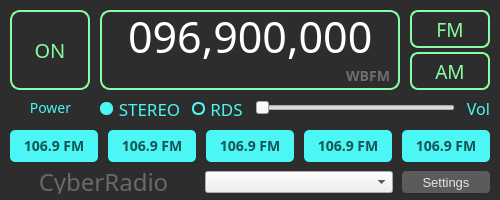
<?xml version="1.0" encoding="UTF-8"?>
<ui version="4.0">
 <class>MainWindow</class>
 <widget class="QMainWindow" name="MainWindow">
  <property name="enabled">
   <bool>true</bool>
  </property>
  <property name="geometry">
   <rect>
    <x>0</x>
    <y>0</y>
    <width>500</width>
    <height>200</height>
   </rect>
  </property>
  <property name="sizePolicy">
   <sizepolicy hsizetype="Preferred" vsizetype="Preferred">
    <horstretch>0</horstretch>
    <verstretch>0</verstretch>
   </sizepolicy>
  </property>
  <property name="minimumSize">
   <size>
    <width>500</width>
    <height>200</height>
   </size>
  </property>
  <property name="maximumSize">
   <size>
    <width>500</width>
    <height>200</height>
   </size>
  </property>
  <property name="focusPolicy">
   <enum>Qt::WheelFocus</enum>
  </property>
  <property name="contextMenuPolicy">
   <enum>Qt::DefaultContextMenu</enum>
  </property>
  <property name="windowTitle">
   <string>MainWindow</string>
  </property>
  <property name="autoFillBackground">
   <bool>false</bool>
  </property>
  <property name="styleSheet">
   <string notr="true"/>
  </property>
  <property name="toolButtonStyle">
   <enum>Qt::ToolButtonIconOnly</enum>
  </property>
  <property name="documentMode">
   <bool>false</bool>
  </property>
  <widget class="QWidget" name="centralwidget">
   <widget class="QPushButton" name="modAmBtn">
    <property name="geometry">
     <rect>
      <x>410</x>
      <y>52</y>
      <width>80</width>
      <height>38</height>
     </rect>
    </property>
    <property name="font">
     <font>
      <family>Roboto Mono</family>
      <pointsize>-1</pointsize>
      <weight>50</weight>
      <bold>false</bold>
     </font>
    </property>
    <property name="cursor">
     <cursorShape>PointingHandCursor</cursorShape>
    </property>
    <property name="styleSheet">
     <string notr="true">background-color: transparent; border: 2px solid #87fea3; color: #87fea3; border-radius: 8px; font-size: 19px;</string>
    </property>
    <property name="text">
     <string>AM</string>
    </property>
   </widget>
   <widget class="QPushButton" name="modFmBtn">
    <property name="geometry">
     <rect>
      <x>410</x>
      <y>10</y>
      <width>80</width>
      <height>38</height>
     </rect>
    </property>
    <property name="font">
     <font>
      <family>Roboto Mono</family>
      <pointsize>-1</pointsize>
      <weight>50</weight>
      <bold>false</bold>
     </font>
    </property>
    <property name="cursor">
     <cursorShape>PointingHandCursor</cursorShape>
    </property>
    <property name="styleSheet">
     <string notr="true">background-color: transparent; border: 2px solid #87fea3; color: #87fea3; border-radius: 8px; font-size: 19px;</string>
    </property>
    <property name="text">
     <string>FM</string>
    </property>
   </widget>
   <widget class="QPushButton" name="powerBtn">
    <property name="geometry">
     <rect>
      <x>10</x>
      <y>10</y>
      <width>80</width>
      <height>80</height>
     </rect>
    </property>
    <property name="font">
     <font>
      <family>Roboto Mono</family>
      <pointsize>-1</pointsize>
      <weight>50</weight>
      <bold>false</bold>
     </font>
    </property>
    <property name="cursor">
     <cursorShape>PointingHandCursor</cursorShape>
    </property>
    <property name="styleSheet">
     <string notr="true">background-color: transparent; border-radius: 10px; border: 2px solid #87fea3; color: #87fea3;  font-size: 20px;</string>
    </property>
    <property name="text">
     <string>ON</string>
    </property>
   </widget>
   <widget class="QFrame" name="frame">
    <property name="geometry">
     <rect>
      <x>100</x>
      <y>10</y>
      <width>300</width>
      <height>80</height>
     </rect>
    </property>
    <property name="contextMenuPolicy">
     <enum>Qt::NoContextMenu</enum>
    </property>
    <property name="styleSheet">
     <string notr="true">border: 2px solid #87fea3; border-radius: 10px;</string>
    </property>
    <property name="frameShape">
     <enum>QFrame::StyledPanel</enum>
    </property>
    <property name="frameShadow">
     <enum>QFrame::Raised</enum>
    </property>
    <widget class="QLineEdit" name="freqLine">
     <property name="geometry">
      <rect>
       <x>0</x>
       <y>0</y>
       <width>301</width>
       <height>51</height>
      </rect>
     </property>
     <property name="font">
      <font>
       <family>Roboto Mono</family>
       <pointsize>-1</pointsize>
      </font>
     </property>
     <property name="mouseTracking">
      <bool>true</bool>
     </property>
     <property name="focusPolicy">
      <enum>Qt::ClickFocus</enum>
     </property>
     <property name="contextMenuPolicy">
      <enum>Qt::NoContextMenu</enum>
     </property>
     <property name="layoutDirection">
      <enum>Qt::RightToLeft</enum>
     </property>
     <property name="styleSheet">
      <string notr="true">border: none; color: white; font-size: 43px; background-color: transparent; </string>
     </property>
     <property name="inputMask">
      <string>099,999,999;_</string>
     </property>
     <property name="text">
      <string>096,900,000</string>
     </property>
     <property name="cursorPosition">
      <number>11</number>
     </property>
     <property name="alignment">
      <set>Qt::AlignCenter</set>
     </property>
     <property name="placeholderText">
      <string notr="true"/>
     </property>
     <property name="cursorMoveStyle">
      <enum>Qt::LogicalMoveStyle</enum>
     </property>
     <property name="clearButtonEnabled">
      <bool>false</bool>
     </property>
    </widget>
    <widget class="QLabel" name="rds_large">
     <property name="geometry">
      <rect>
       <x>10</x>
       <y>55</y>
       <width>191</width>
       <height>21</height>
      </rect>
     </property>
     <property name="font">
      <font>
       <family>Comfortaa</family>
       <pointsize>-1</pointsize>
      </font>
     </property>
     <property name="styleSheet">
      <string notr="true">border: none; color: #6E6E6E;  font-size: 12px;</string>
     </property>
     <property name="text">
      <string/>
     </property>
    </widget>
    <widget class="QLabel" name="rds_small">
     <property name="geometry">
      <rect>
       <x>219</x>
       <y>55</y>
       <width>71</width>
       <height>21</height>
      </rect>
     </property>
     <property name="font">
      <font>
       <family>Comfortaa</family>
       <pointsize>-1</pointsize>
       <weight>75</weight>
       <bold>true</bold>
      </font>
     </property>
     <property name="styleSheet">
      <string notr="true">border: none; color: #6E6E6E;  font-size: 14px;</string>
     </property>
     <property name="text">
      <string>WBFM</string>
     </property>
     <property name="alignment">
      <set>Qt::AlignRight|Qt::AlignTrailing|Qt::AlignVCenter</set>
     </property>
    </widget>
   </widget>
   <widget class="QLabel" name="label">
    <property name="geometry">
     <rect>
      <x>10</x>
      <y>98</y>
      <width>81</width>
      <height>20</height>
     </rect>
    </property>
    <property name="font">
     <font>
      <family>Roboto Mono</family>
      <pointsize>-1</pointsize>
     </font>
    </property>
    <property name="styleSheet">
     <string notr="true">color: #4bf6f4;  font-size: 14px;</string>
    </property>
    <property name="text">
     <string>Power</string>
    </property>
    <property name="alignment">
     <set>Qt::AlignCenter</set>
    </property>
   </widget>
   <widget class="QLabel" name="label_2">
    <property name="geometry">
     <rect>
      <x>460</x>
      <y>98</y>
      <width>30</width>
      <height>20</height>
     </rect>
    </property>
    <property name="font">
     <font>
      <family>Roboto Mono</family>
      <pointsize>-1</pointsize>
     </font>
    </property>
    <property name="styleSheet">
     <string notr="true">color: #4bf6f4;  font-size: 16px;</string>
    </property>
    <property name="text">
     <string>Vol</string>
    </property>
    <property name="alignment">
     <set>Qt::AlignRight|Qt::AlignTrailing|Qt::AlignVCenter</set>
    </property>
   </widget>
   <widget class="QPushButton" name="memA">
    <property name="geometry">
     <rect>
      <x>10</x>
      <y>130</y>
      <width>88</width>
      <height>32</height>
     </rect>
    </property>
    <property name="font">
     <font>
      <family>Comfortaa</family>
      <pointsize>-1</pointsize>
      <weight>75</weight>
      <italic>false</italic>
      <bold>true</bold>
      <underline>false</underline>
      <strikeout>false</strikeout>
      <stylestrategy>PreferDefault</stylestrategy>
     </font>
    </property>
    <property name="cursor">
     <cursorShape>PointingHandCursor</cursorShape>
    </property>
    <property name="styleSheet">
     <string notr="true">background-color: #4bf6f4; border-radius: 5px; color: #165352;  font-size: 14px;</string>
    </property>
    <property name="text">
     <string>106.9 FM</string>
    </property>
   </widget>
   <widget class="QPushButton" name="rdsBtn">
    <property name="geometry">
     <rect>
      <x>201</x>
      <y>98</y>
      <width>51</width>
      <height>21</height>
     </rect>
    </property>
    <property name="font">
     <font>
      <family>Roboto Mono</family>
      <pointsize>-1</pointsize>
      <weight>50</weight>
      <italic>false</italic>
      <bold>false</bold>
      <underline>false</underline>
      <strikeout>false</strikeout>
      <stylestrategy>PreferDefault</stylestrategy>
     </font>
    </property>
    <property name="cursor">
     <cursorShape>PointingHandCursor</cursorShape>
    </property>
    <property name="styleSheet">
     <string notr="true">background-color: transparent; border: none;  color: #4bf6f4;  font-size: 17px;</string>
    </property>
    <property name="text">
     <string>RDS</string>
    </property>
   </widget>
   <widget class="QPushButton" name="chBtn">
    <property name="geometry">
     <rect>
      <x>114</x>
      <y>98</y>
      <width>71</width>
      <height>21</height>
     </rect>
    </property>
    <property name="font">
     <font>
      <family>Roboto Mono</family>
      <pointsize>-1</pointsize>
      <weight>50</weight>
      <italic>false</italic>
      <bold>false</bold>
      <underline>false</underline>
      <strikeout>false</strikeout>
      <stylestrategy>PreferDefault</stylestrategy>
     </font>
    </property>
    <property name="cursor">
     <cursorShape>PointingHandCursor</cursorShape>
    </property>
    <property name="styleSheet">
     <string notr="true">background-color: transparent;  border: none; color: #4bf6f4;  font-size: 17px;</string>
    </property>
    <property name="text">
     <string>STEREO</string>
    </property>
   </widget>
   <widget class="QFrame" name="frame_3">
    <property name="geometry">
     <rect>
      <x>100</x>
      <y>102</y>
      <width>13</width>
      <height>13</height>
     </rect>
    </property>
    <property name="styleSheet">
     <string notr="true">background-color: #4bf6f4; border: none; border-radius: 6px;</string>
    </property>
    <property name="frameShape">
     <enum>QFrame::StyledPanel</enum>
    </property>
    <property name="frameShadow">
     <enum>QFrame::Raised</enum>
    </property>
    <widget class="QFrame" name="frame_4">
     <property name="geometry">
      <rect>
       <x>80</x>
       <y>0</y>
       <width>13</width>
       <height>13</height>
      </rect>
     </property>
     <property name="styleSheet">
      <string notr="true">background-color: #4bf6f4; border: none; border-radius: 6px;</string>
     </property>
     <property name="frameShape">
      <enum>QFrame::StyledPanel</enum>
     </property>
     <property name="frameShadow">
      <enum>QFrame::Raised</enum>
     </property>
    </widget>
   </widget>
   <widget class="QFrame" name="frame_5">
    <property name="geometry">
     <rect>
      <x>192</x>
      <y>102</y>
      <width>13</width>
      <height>13</height>
     </rect>
    </property>
    <property name="styleSheet">
     <string notr="true">background-color: transparent; border: 2px solid #4bf6f4; border-radius: 6px;</string>
    </property>
    <property name="frameShape">
     <enum>QFrame::StyledPanel</enum>
    </property>
    <property name="frameShadow">
     <enum>QFrame::Raised</enum>
    </property>
    <widget class="QFrame" name="frame_6">
     <property name="geometry">
      <rect>
       <x>80</x>
       <y>0</y>
       <width>13</width>
       <height>13</height>
      </rect>
     </property>
     <property name="styleSheet">
      <string notr="true">background-color: #4bf6f4; border: none; border-radius: 6px;</string>
     </property>
     <property name="frameShape">
      <enum>QFrame::StyledPanel</enum>
     </property>
     <property name="frameShadow">
      <enum>QFrame::Raised</enum>
     </property>
    </widget>
   </widget>
   <widget class="QPushButton" name="memB">
    <property name="geometry">
     <rect>
      <x>108</x>
      <y>130</y>
      <width>88</width>
      <height>32</height>
     </rect>
    </property>
    <property name="font">
     <font>
      <family>Comfortaa</family>
      <pointsize>-1</pointsize>
      <weight>75</weight>
      <italic>false</italic>
      <bold>true</bold>
      <underline>false</underline>
      <strikeout>false</strikeout>
      <stylestrategy>PreferDefault</stylestrategy>
     </font>
    </property>
    <property name="cursor">
     <cursorShape>PointingHandCursor</cursorShape>
    </property>
    <property name="styleSheet">
     <string notr="true">background-color: #4bf6f4; border-radius: 5px; color: #165352;  font-size: 14px;</string>
    </property>
    <property name="text">
     <string>106.9 FM</string>
    </property>
   </widget>
   <widget class="QPushButton" name="memC">
    <property name="geometry">
     <rect>
      <x>206</x>
      <y>130</y>
      <width>88</width>
      <height>32</height>
     </rect>
    </property>
    <property name="font">
     <font>
      <family>Comfortaa</family>
      <pointsize>-1</pointsize>
      <weight>75</weight>
      <italic>false</italic>
      <bold>true</bold>
      <underline>false</underline>
      <strikeout>false</strikeout>
      <stylestrategy>PreferDefault</stylestrategy>
     </font>
    </property>
    <property name="cursor">
     <cursorShape>PointingHandCursor</cursorShape>
    </property>
    <property name="styleSheet">
     <string notr="true">background-color: #4bf6f4; border-radius: 5px; color: #165352;  font-size: 14px;</string>
    </property>
    <property name="text">
     <string>106.9 FM</string>
    </property>
   </widget>
   <widget class="QPushButton" name="memD">
    <property name="geometry">
     <rect>
      <x>304</x>
      <y>130</y>
      <width>88</width>
      <height>32</height>
     </rect>
    </property>
    <property name="font">
     <font>
      <family>Comfortaa</family>
      <pointsize>-1</pointsize>
      <weight>75</weight>
      <italic>false</italic>
      <bold>true</bold>
      <underline>false</underline>
      <strikeout>false</strikeout>
      <stylestrategy>PreferDefault</stylestrategy>
     </font>
    </property>
    <property name="cursor">
     <cursorShape>PointingHandCursor</cursorShape>
    </property>
    <property name="styleSheet">
     <string notr="true">background-color: #4bf6f4; border-radius: 5px; color: #165352;  font-size: 14px;</string>
    </property>
    <property name="text">
     <string>106.9 FM</string>
    </property>
   </widget>
   <widget class="QPushButton" name="memE">
    <property name="geometry">
     <rect>
      <x>402</x>
      <y>130</y>
      <width>88</width>
      <height>32</height>
     </rect>
    </property>
    <property name="font">
     <font>
      <family>Comfortaa</family>
      <pointsize>-1</pointsize>
      <weight>75</weight>
      <italic>false</italic>
      <bold>true</bold>
      <underline>false</underline>
      <strikeout>false</strikeout>
      <stylestrategy>PreferDefault</stylestrategy>
     </font>
    </property>
    <property name="cursor">
     <cursorShape>PointingHandCursor</cursorShape>
    </property>
    <property name="styleSheet">
     <string notr="true">background-color: #4bf6f4; border-radius: 5px; color: #165352;  font-size: 14px;</string>
    </property>
    <property name="text">
     <string>106.9 FM</string>
    </property>
   </widget>
   <widget class="QSlider" name="volume">
    <property name="geometry">
     <rect>
      <x>255</x>
      <y>98</y>
      <width>200</width>
      <height>20</height>
     </rect>
    </property>
    <property name="styleSheet">
     <string notr="true"/>
    </property>
    <property name="orientation">
     <enum>Qt::Horizontal</enum>
    </property>
   </widget>
   <widget class="QComboBox" name="deviceBox">
    <property name="geometry">
     <rect>
      <x>205</x>
      <y>171</y>
      <width>188</width>
      <height>22</height>
     </rect>
    </property>
    <property name="sizePolicy">
     <sizepolicy hsizetype="Fixed" vsizetype="Fixed">
      <horstretch>0</horstretch>
      <verstretch>0</verstretch>
     </sizepolicy>
    </property>
    <property name="font">
     <font>
      <family>Arial</family>
      <pointsize>-1</pointsize>
     </font>
    </property>
    <property name="cursor">
     <cursorShape>PointingHandCursor</cursorShape>
    </property>
    <property name="styleSheet">
     <string notr="true"> font-size: 12px;</string>
    </property>
   </widget>
   <widget class="QPushButton" name="settingsBtn">
    <property name="geometry">
     <rect>
      <x>402</x>
      <y>171</y>
      <width>88</width>
      <height>22</height>
     </rect>
    </property>
    <property name="font">
     <font>
      <family>Arial</family>
      <pointsize>-1</pointsize>
     </font>
    </property>
    <property name="cursor">
     <cursorShape>PointingHandCursor</cursorShape>
    </property>
    <property name="styleSheet">
     <string notr="true">background: #5B5B5B; border: none; border-radius: 4px; color: #E6E6E6;  font-size: 13px;</string>
    </property>
    <property name="text">
     <string>Settings</string>
    </property>
   </widget>
   <widget class="QLabel" name="label_5">
    <property name="geometry">
     <rect>
      <x>10</x>
      <y>169</y>
      <width>187</width>
      <height>25</height>
     </rect>
    </property>
    <property name="font">
     <font>
      <family>Racing Sans One</family>
      <pointsize>-1</pointsize>
      <weight>50</weight>
      <italic>false</italic>
      <bold>false</bold>
      <underline>false</underline>
      <kerning>false</kerning>
     </font>
    </property>
    <property name="styleSheet">
     <string notr="true">color: #696969;  font-size: 24px;</string>
    </property>
    <property name="text">
     <string>CyberRadio</string>
    </property>
    <property name="alignment">
     <set>Qt::AlignCenter</set>
    </property>
   </widget>
   <widget class="QFrame" name="frame_2">
    <property name="geometry">
     <rect>
      <x>-10</x>
      <y>-10</y>
      <width>571</width>
      <height>271</height>
     </rect>
    </property>
    <property name="styleSheet">
     <string notr="true">background: #2d2d2d;</string>
    </property>
    <property name="frameShape">
     <enum>QFrame::StyledPanel</enum>
    </property>
    <property name="frameShadow">
     <enum>QFrame::Raised</enum>
    </property>
   </widget>
   <zorder>frame_2</zorder>
   <zorder>modAmBtn</zorder>
   <zorder>modFmBtn</zorder>
   <zorder>powerBtn</zorder>
   <zorder>label</zorder>
   <zorder>label_2</zorder>
   <zorder>memA</zorder>
   <zorder>rdsBtn</zorder>
   <zorder>chBtn</zorder>
   <zorder>frame_3</zorder>
   <zorder>memB</zorder>
   <zorder>memC</zorder>
   <zorder>memD</zorder>
   <zorder>memE</zorder>
   <zorder>volume</zorder>
   <zorder>frame_5</zorder>
   <zorder>deviceBox</zorder>
   <zorder>settingsBtn</zorder>
   <zorder>label_5</zorder>
   <zorder>frame</zorder>
  </widget>
 </widget>
 <resources/>
 <connections/>
</ui>
